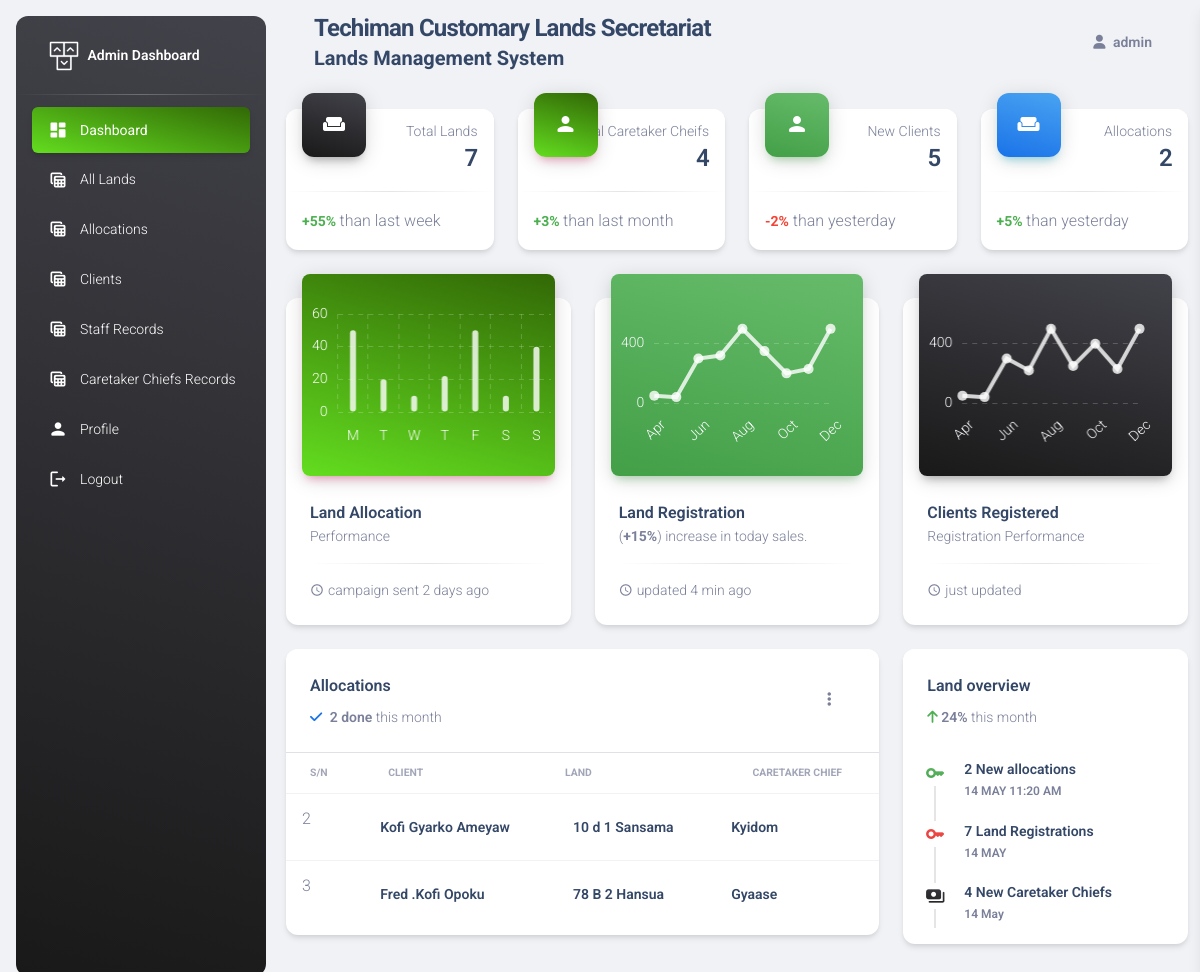
The app's page /dashboard (signed in), older data.
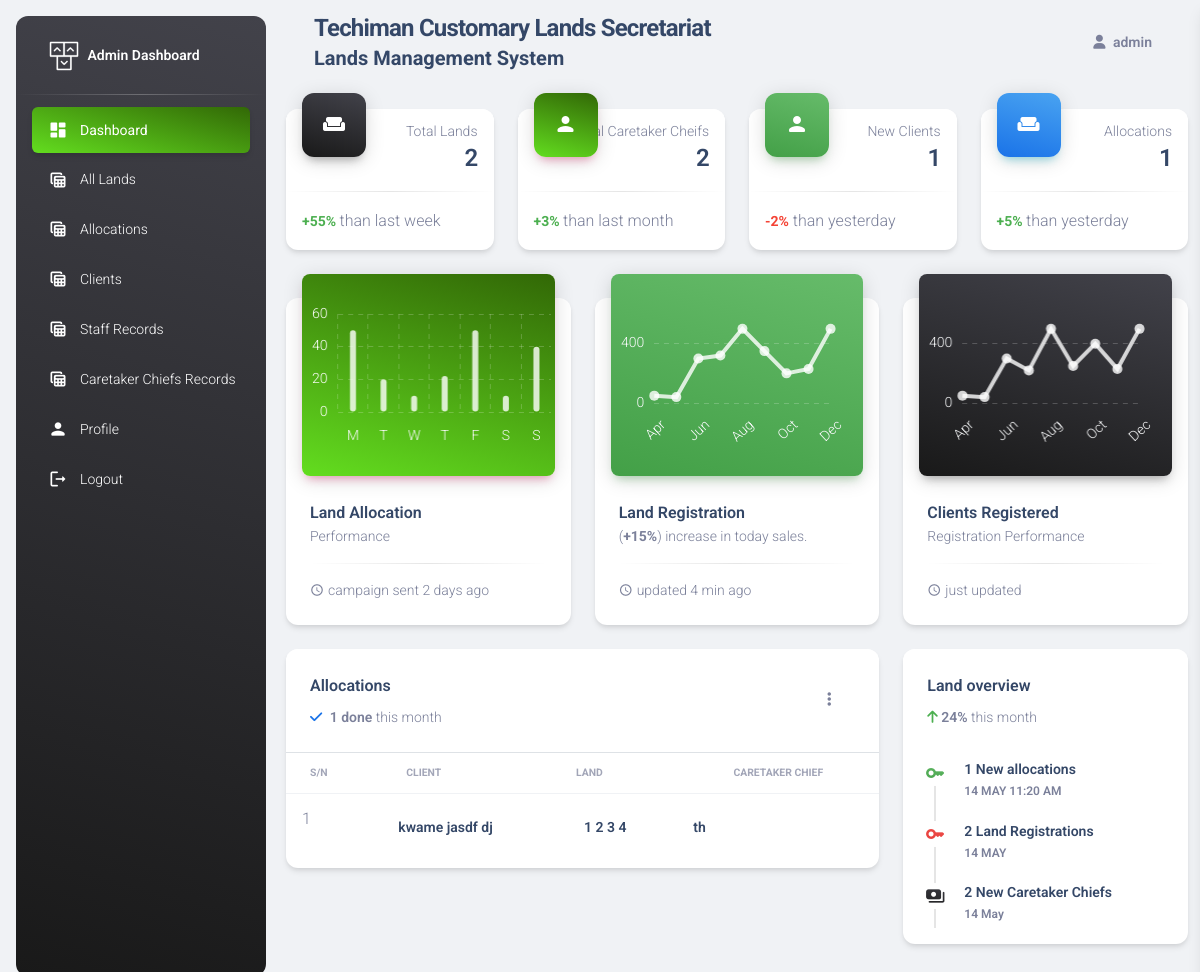
The same page, newer data.
### allocation/models.py (models this page shows)
class Allocation(models.Model):
    receiptno = models.CharField(max_length=255)
    dateofallocation = models.DateField(auto_now=True)
    land = models.OneToOneField(Land, on_delete=models.CASCADE, related_name='allocated')
    CareTakerChief = models.OneToOneField(CareTakerChief, on_delete=models.CASCADE, related_name='chief')
    client = models.ForeignKey(Client, on_delete=models.CASCADE)

### client/models.py (models this page shows, shortened)
class Client (models.Model):
    FirstName = models.CharField(max_length=255, verbose_name="First Name")
    LastName = models.CharField(max_length=255, verbose_name="Last Name")
    MiddleName = models.CharField(max_length=255, verbose_name="Middle Name",default=".", blank=True, null=True)
    PhoneNumber = models.CharField(max_length=255, verbose_name="Phone Number")
    email = models.EmailField(max_length=255,null=True, blank=True, verbose_name="Email")
    dateofbirth = models.DateTimeField( verbose_name="Date of Birth")
    GhanaCard = models.CharField(max_length=255, verbose_name="Ghana Card Number")
    profile_picture = models.ImageField(upload_to = "profile/", null=True, blank=True)
    dateSignedUp = models.DateTimeField(auto_now_add=True)

### lands/models.py (models this page shows)
class Land (models.Model):
    plot= models.CharField(max_length=255)
    block= models.CharField(max_length=255)
    sector= models.CharField(max_length=255)
    location= models.CharField(max_length=255)
    uniqueLandId = models.CharField( max_length=255, unique=True)
    def __str__(self):
        return self.plot + " " + self.block + " " +self.sector+ " " +self.location+ " "

### chief/models.py (models this page shows)
class CareTakerChief (models.Model):
    ctchief = models.OneToOneField(User, on_delete=models.CASCADE)
    StoolName = models.CharField(max_length=255, verbose_name="Stool Name")
    FullName = models.CharField(max_length=255, verbose_name="full Name")
    PhoneNumber = models.CharField(max_length=255, verbose_name="Phone Number")
    Address = models.CharField(max_length=255, verbose_name="Address")
    def __str__(self):
        return self.StoolName

### staff/views.py (the view)
# urls.py: path('dashboard', admindashboard, name="admin_dashboard"),
@login_required
def admindashboard(request):
    username = request.user.username
    chiefs = CareTakerChief.objects.all()
    staff = User.objects.all()
    land = Land.objects.all()
    client = Client.objects.all()
    allocation = Allocation.objects.all()
    active= "active bg-gradient-primary"
    april = "2023-05-14"
    d_today = datetime.datetime.now()
    d_day = d_today.day
    d_month = d_today.month
    year= d_today.year
    print("==========================")
    print(year)
    jan = Allocation.objects.filter(dateofallocation__year=year, dateofallocation__month=1).count()
    feb = Allocation.objects.filter(dateofallocation__year=year, dateofallocation__month=2).count()
    mar = Allocation.objects.filter(dateofallocation__year=year, dateofallocation__month=3).count()
    apr = Allocation.objects.filter(dateofallocation__year=year, dateofallocation__month=4).count()
    may = Allocation.objects.filter(dateofallocation__year=year, dateofallocation__month=5).count()
    jun = Allocation.objects.filter(dateofallocation__year=year, dateofallocation__month=6).count()
    jul = Allocation.objects.filter(dateofallocation__year=year, dateofallocation__month=7).count()
    aug = Allocation.objects.filter(dateofallocation__year=year, dateofallocation__month=8).count()
    sept = Allocation.objects.filter(dateofallocation__year=year, dateofallocation__month=9).count()
    octo = Allocation.objects.filter(dateofallocation__year=year, dateofallocation__month=10).count()
    nov = Allocation.objects.filter(dateofallocation__year=year, dateofallocation__month=11).count()
    dec = Allocation.objects.filter(dateofallocation__year=year, dateofallocation__month=12).count()
    mon = Allocation.objects.filter(dateofallocation__year=year, dateofallocation__month=d_month, dateofallocation__day=d_day).count()
    tues = Allocation.objects.filter(dateofallocation__year=year, dateofallocation__month=d_month, dateofallocation__day=d_day-1).count()
    wed = Allocation.objects.filter(dateofallocation__year=year, dateofallocation__month=d_month, dateofallocation__day=d_day-2).count()
    thurs = Allocation.objects.filter(dateofallocation__year=year, dateofallocation__month=d_month, dateofallocation__day=d_day-3).count()
    fri = Allocation.objects.filter(dateofallocation__year=year, dateofallocation__month=d_month, dateofallocation__day=d_day-4).count()
    sat = Allocation.objects.filter(dateofallocation__year=year, dateofallocation__month=d_month, dateofallocation__day=d_day-5).count()
    sun = Allocation.objects.filter(dateofallocation__year=year, dateofallocation__month=d_month, dateofallocation__day=d_day-6).count()
    context = {
    "jan": jan,
    "feb": feb,
    "mar": mar,
    "apr": apr,
    "may": may,
    "jun": jun,
    "jul": jul,
    "aug": aug,
    "sept": sept,
    "oct": octo,
    "nov": nov,
    "dec": dec,
    "mon" :mon,
    "tues" :tues,
    "wed" :wed,
    "thurs" :thurs,
    "fri" :fri,
    "sat" :sat,
    "sun" :sun,
    "username":username,
    "chief_data":chiefs,
    "staff_data":staff,
    "land_data":land,
    "client_data": client,
    "allocation_data":allocation,
    "active1":active,
    }
    return render(request, "online/dashboard.html",context )

### templates/online/dashboard.html (shortened to what the changed rows need)
{% extends 'online/base2.html'%}
{% load static%}
{% block content %}
<body class="g-sidenav-show  bg-gray-200">
  <main class="main-content position-relative max-height-vh-100 h-100 border-radius-lg ">
    <div class="container-fluid py-4">
      <div class="row">
        <div class="col-xl-3 col-sm-6 mb-xl-0 mb-4">
          <div class="card">
            <div class="card-header p-3 pt-2">
              <div class="text-end pt-1">
                <p class="text-sm mb-0 text-capitalize">Total Lands</p>
                <h4 class="mb-0">{{land_data.count}}</h4>
              </div>
            </div>
          </div>
        </div>
        <div class="col-xl-3 col-sm-6 mb-xl-0 mb-4">
          <div class="card">
            <div class="card-header p-3 pt-2">
              <div class="text-end pt-1">
                <p class="text-sm mb-0 text-capitalize">Total Caretaker Cheifs</p>
                <h4 class="mb-0">{{chief_data.count}}</h4>
              </div>
            </div>
          </div>
        </div>
        <div class="col-xl-3 col-sm-6 mb-xl-0 mb-4">
          <div class="card">
            <div class="card-header p-3 pt-2">
              <div class="text-end pt-1">
                <p class="text-sm mb-0 text-capitalize">New Clients</p>
                <h4 class="mb-0">{{client_data.count}}</h4>
              </div>
            </div>
          </div>
        </div>
        <div class="col-xl-3 col-sm-6">
          <div class="card">
            <div class="card-header p-3 pt-2">
              <div class="text-end pt-1">
                <p class="text-sm mb-0 text-capitalize">Allocations</p>
                <h4 class="mb-0">{{allocation_data.count}}</h4>
              </div>
            </div>
          </div>
        </div>
      </div>
      <div class="row mb-4">
        <div class="col-lg-8 col-md-6 mb-md-0 mb-4">
          <div class="card">
            <div class="card-header pb-0">
              <div class="row">
                <div class="col-lg-6 col-7">
                  <p class="text-sm mb-0">
                    <i class="fa fa-check text-info" aria-hidden="true"></i>
                    <span class="font-weight-bold ms-1">{{allocation_data.count}} done</span> this month
                  </p>
                </div>
              </div>
            </div>
            <div class="card-body px-0 pb-2">
              <div class="table-responsive">
                <table class="table align-items-center mb-0">
                  <thead>
                    <tr>
                      <th class="text-uppercase text-secondary text-xxs font-weight-bolder opacity-7">S/N</th>
                      <th class="text-uppercase text-secondary text-xxs font-weight-bolder opacity-7">Client</th>
                      <th class="text-uppercase text-secondary text-xxs font-weight-bolder opacity-7 ps-2">Land</th>
                      <th class="text-center text-uppercase text-secondary text-xxs font-weight-bolder opacity-7">Caretaker Chief</th>
                    </tr>
                  </thead>
                  <tbody>
                    {% for allocate in allocation_data %}
                    <tr>
                      <td>
                        <div class="d-flex px-2 py-1">
                          <div>
                            <p>{{allocate.id}}</p>
                          </div>
                        </div>
                      </td>
                      <td>
                        <div class="d-flex px-2 py-1">
                          <div class="d-flex flex-column justify-content-center">
                            <h6 class="mb-0 text-sm">{{allocate.client.FirstName}} {{allocate.client.MiddleName}} {{allocate.client.LastName}}</h6>
                          </div>
                        </div>
                      </td>
                      <td>
                        <div class="d-flex px-2 py-1">
                          <div class="d-flex flex-column justify-content-center">
                            <h6 class="mb-0 text-sm">{{allocate.land}}</h6>
                          </div>
                        </div>
                      </td>
                      <td>
                        <div class="d-flex px-2 py-1">
                          <div class="d-flex flex-column justify-content-center">
                            <h6 class="mb-0 text-sm">{{allocate.CareTakerChief}}</h6>
                          </div>
                        </div>
                      </td>
                    </tr>
                    {% endfor %}
                  </tbody>
                </table>
              </div>
            </div>
          </div>
        </div>
        <div class="col-lg-4 col-md-6">
          <div class="card h-100">
            <div class="card-body p-3">
              <div class="timeline timeline-one-side">
                <div class="timeline-block mb-3">
                  <div class="timeline-content">
                    <h6 class="text-dark text-sm font-weight-bold mb-0">{{allocation_data.count}} New allocations</h6>
                    <p class="text-secondary font-weight-bold text-xs mt-1 mb-0">14 MAY 11:20 AM</p>
                  </div>
                </div>
                <div class="timeline-block mb-3">
                  <div class="timeline-content">
                    <h6 class="text-dark text-sm font-weight-bold mb-0">{{land_data.count}} Land Registrations</h6>
                    <p class="text-secondary font-weight-bold text-xs mt-1 mb-0">14 MAY</p>
                  </div>
                </div>
                <div class="timeline-block">
                  <div class="timeline-content">
                    <h6 class="text-dark text-sm font-weight-bold mb-0">{{chief_data.count}} New Caretaker Chiefs</h6>
                    <p class="text-secondary font-weight-bold text-xs mt-1 mb-0">14 May</p>
                  </div>
                </div>
              </div>
            </div>
          </div>
        </div>
      </div>
    </div>
  </main>
</body>
{% endblock content %}

Row changes from the older to the newer data that the page shows:
removed Allocation: id "2", client.FirstName "Kofi", client.MiddleName "Gyarko", client.LastName "Ameyaw", land "10 d 1 Sansama", CareTakerChief "Kyidom"
removed Allocation: id "3", client.FirstName "Fred", client.MiddleName ".Kofi", client.LastName "Opoku", land "78 B 2 Hansua", CareTakerChief "Gyaase"
added Allocation: id "1", client.FirstName "kwame", client.MiddleName "jasdf", client.LastName "dj", land "1 2 3 4", CareTakerChief "th"
Text that changed along with them:
{{ land_data.count }}: "7" → "2"
{{ chief_data.count }}: "4" → "2"
{{ client_data.count }}: "5" → "1"
{{ allocation_data.count }}: "2" → "1"
